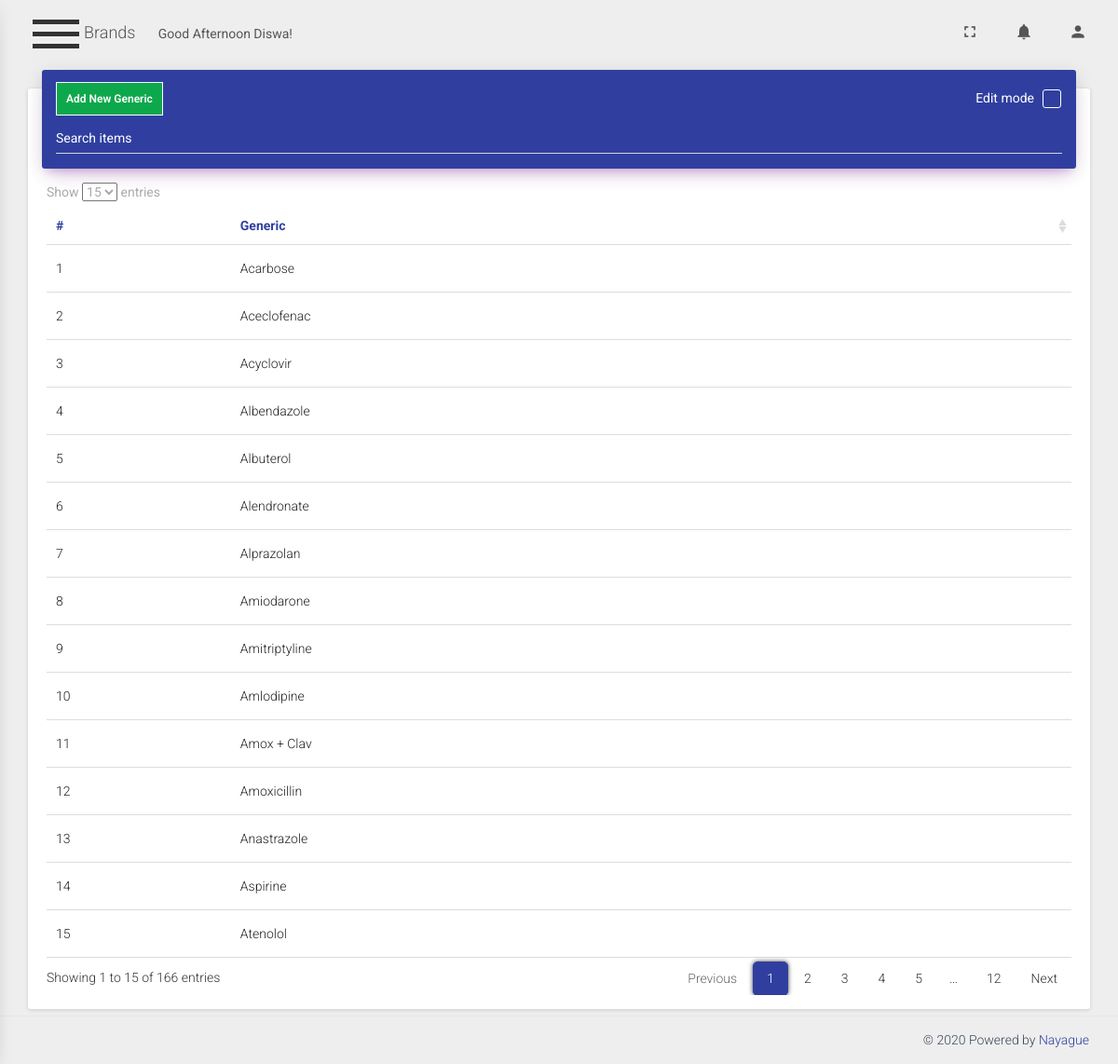
The app's page /views/brands/ (signed in) with its own data.
### tables this page shows
CREATE TABLE `brand` (
  `brand_id` int(11) NOT NULL,
  `brand_name` varchar(50) DEFAULT NULL,
  `user_id` int(11) DEFAULT NULL
);

### views/brands/index.php (the view, shortened to what this page needs)
<?php include_once '../../inc/header.php'; ?>
<?php include_once '../../inc/sidebar.php'; ?>
<?php include_once '../../controllers/connection.php'; ?>
<?php
$view_brands = "
SELECT
brand_id,
brand_name
FROM brand
WHERE NOT brand_id = 0
ORDER BY brand_name ASC
";
$result_view_brands = $conn->query($view_brands);
?>
<div class="main-panel">
    <?php include_once '../../inc/navbar.php'; ?>
    <div class="content">
        <div class="container-fluid">
            <div class="row">
                <div class="col-md-12">
                    <div class="card">
                        <form method="POST" action="delete-multiple.php">
                            <div class="card-header" data-background-color="purple">
                                <h4 class="title">
                                    <div class="title-text">
                                        <a href="add.php">Add new generic</a>
                                    </div>
                                    <div class="edit-mode-check">
                                        <div class="checkbox">
                                            <label>
                                                <span class="edit-mode-check-text">Edit mode</span><input type="checkbox" name="optionsCheckboxes">
                                            </label>
                                        </div>
                                    </div>
                                </h4>
                                <div class="table-controller-container">
                                    <div class="search-table form-group label-floating category-search-container">
                                        <label class="control-label">Search items</label>
                                    </div>
                                </div>
                            </div>
                            <div class="card-content table-responsive">
                                <table class="table hover" id="cat-table">
                                    <thead class="text-primary">
                                    <th class="product-id-th">#</th>
                                    <th>Generic</th>
                                    </thead>
                                    <tbody>
                                        <?php
                                        if ($result_view_brands->num_rows > 0) {
                                            $numOrder = 1;
                                            while ($row = $result_view_brands->fetch_assoc()) {
                                                ?>
                                                <tr class="product-single-container">
                                                    <td class="product-id"><span><?php echo ($numOrder++); ?></span></td>
                                                    <td class="product-name-td"><div class="product-name"><?php echo $row["brand_name"]; ?></div></td>
                                                </tr>
                                                <?php
                                            }
                                        } else {
                                            echo "0 results";
                                        }
                                        ?>
                                    </tbody>
                                </table>
                            </div>
                        </form>
                    </div>
                </div>
            </div>
        </div>
    </div>
    <?php include_once '../../inc/footer-cont.php'; ?>
</div>
<?php include_once '../../inc/footer.php'; ?>

### common-resources/assets/css/custom.css (style rules this page uses)
.search-table.is-empty { padding: 0px; margin: 0px; transition: 0.3s; }
.search-table label.control-label { color: #eee; }
.table-controller-container { position: relative; }
.table-controller-container .search-table { margin-right: 0px; }
h4.title > .title-text, .edit-mode-check { display: inline-block; }
h4.title { position: relative; }
.edit-mode-check { position: absolute; right: 0px; top: 0px; }
.edit-mode-check > .checkbox { margin: 0px; }
.edit-mode-check > .checkbox .edit-mode-check-text { color: #fff; margin-right: 5px; }
.form-group span.select2-selection.select2-selection--single > span, .form-group > label.control-label, .form-group > label.inline-block, .form-control.hasDatepicker::placeholder { color: #333; }
.card [data-background-color="purple"] label.control-label { color: #fff; }
th.product-select-all, th.product-actions-td, th.product-id-th { background: none !important; }
table.dataTable thead th, table.dataTable tbody td { border-bottom: none; }
table#cat-table { border-collapse: collapse; }
table#cat-table thead tr, table#cat-table tbody tr { border-bottom: 1px solid #ddd; }
table.dataTable thead th { padding-left: 10px; }
h4.title > .title-text > a { font-size: 12px; padding: 10px; font-weight: 600; text-transform: capitalize; border: 1px solid #fff; transition: 0.3s; background-color: #0ea84c; color: #fff; }
body.menu-is-not-active .main-panel { width: calc(100% - 0px); transition: 0.33s; }
table#cat-table { width: 100% !important; }
.main-panel>.content { margin-top: 70px; padding: 0px 15px 30px 15px; min-height: calc(100% - 123px); }
.main-panel { z-index: 1; }
.card .card-header .title { margin: 0px; }
.search-table.form-group.label-floating.category-search-container { margin-top: 10px; }

### common-resources/assets/css/responsive.css (style rules this page uses)
@media only screen and (min-width : 993px) and (max-width : 1200px) { .table > tbody > tr > td { white-space: nowrap; padding: 15px 10px; } }

### records on screen
brand: brand_name "Acarbose"
brand: brand_name "Aceclofenac"
brand: brand_name "Acyclovir"
brand: brand_name "Albendazole"
brand: brand_name "Albuterol"
brand: brand_name "Alendronate"
brand: brand_name "Alprazolan"
brand: brand_name "Amiodarone"
brand: brand_name "Amitriptyline"
brand: brand_name "Amlodipine"
brand: brand_name "Amox + Clav"
brand: brand_name "Amoxicillin"
brand: brand_name "Anastrazole"
brand: brand_name "Aspirine"
brand: brand_name "Atenolol"

### other values on screen
$blessing "Good Afternoon"
$first_name "Diswa"
